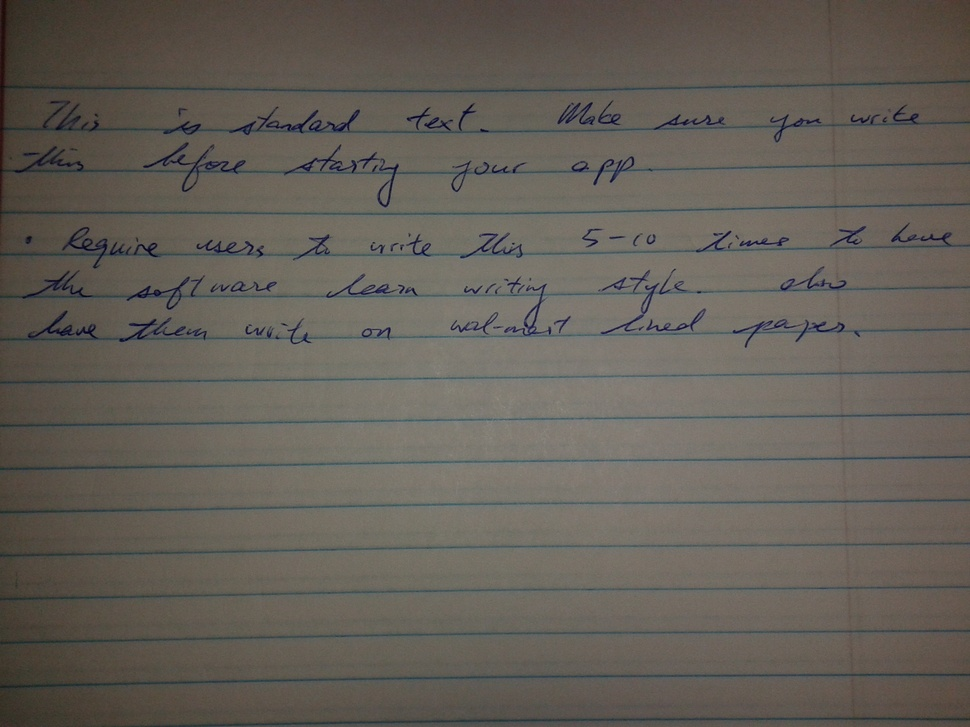
#> input picture src/test/resources/img/sample.jpg, 970 x 727 px, shrunk from 2560 x 1920 before the run
$ python test.py   (older library calls are emulated)
#> lines starting #> are read from the running program, lines starting #| are printed output that depends on the picture; after the words box and inside, x2 and y2 are one past the last pixel; in counts of white or black regions, pixels touching at a corner belong together
import numpy as np
import matplotlib
import matplotlib.pyplot as plt
from sklearn import cluster

from skimage.filters import threshold_otsu, threshold_adaptive
from skimage import data
import skimage
import skimage.measure # pooling

import scipy
#from skimage.filters import try_all_threshold

image = skimage.io.imread("../src/test/resources/img/sample.jpg")
#> image is the input picture: shape (727, 970, 3); mean R, G, B 100.3, 95.2, 87.7
#image = data.page()

def rgb2gray(rgb):
    r, g, b = rgb[:,:,0], rgb[:,:,1], rgb[:,:,2]
    gray = 0.3 * r + 0.59 * g + 0.11 * b
    return gray

image = rgb2gray(image)

global_thresh = threshold_otsu(image)
#> global_thresh = 93.31
binary_global = image > global_thresh
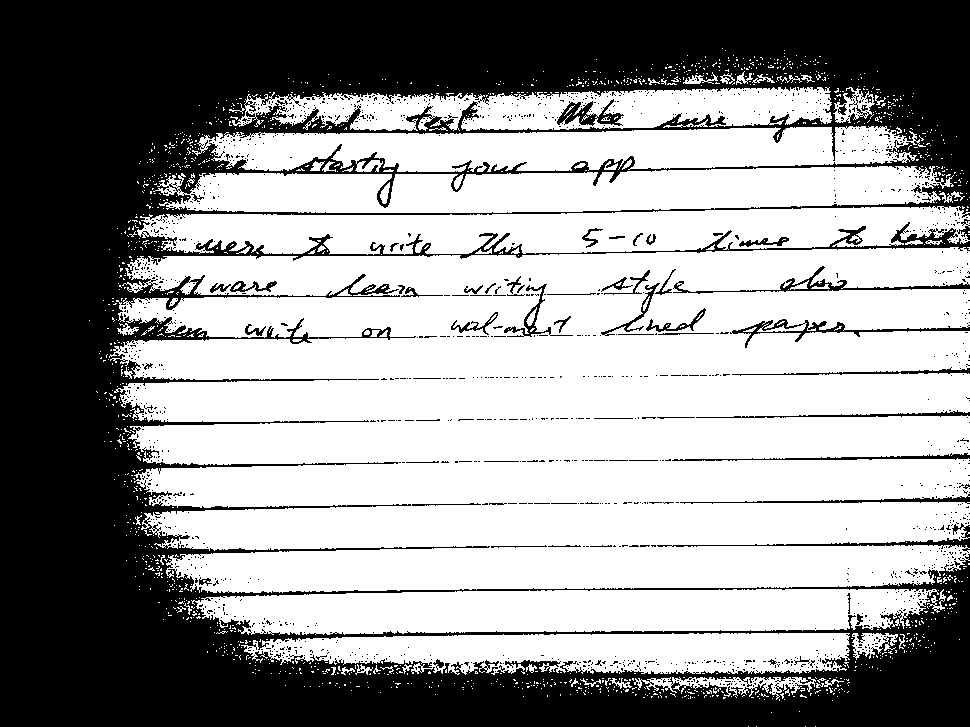
#> binary_global: shape (727, 970) bool; 58.5% white; 1486 black regions (1422 under 20 px), largest, box (x1, y1, x2, y2) and area: (0, 0, 970, 727) 278240, (730, 319, 970, 348) 1054, (673, 266, 970, 294) 1041

block_size = 35
binary_adaptive = threshold_adaptive(image, block_size, offset=10)
#> binary_adaptive: shape (727, 970) bool; 94% white; black in thin lines or dots

fig, axes = plt.subplots(nrows=3, figsize=(7, 8))
ax = axes.ravel()
plt.gray()

ax[0].imshow(image)
ax[0].set_title('Original')

ax[1].imshow(binary_global)
ax[1].set_title('Global thresholding')

ax[2].imshow(binary_adaptive)
ax[2].set_title('Adaptive thresholding')

for a in ax:
    a.axis('off')

plt.show()

### Some Edge Detector ###
Faler=np.array([ [[-1,0,1],[-1,0,1],[-1,0,1]],
                 [[1,1,1],[0,0,0],[-1,-1,-1]],
                 [[-1,-1,-1],[-1,8,-1],[-1,-1,-1]],
                 [[0,1,0],[-1,0,1],[0,-1,0]] ])

### Vertical Edge Detection ###
vert_mask = np.array([[-1,0,1],
                      [-1,0,1],
                      [-1,0,1]])
### Horizontal Edge Detection ###
hor_mask = vert_mask.T
### mode:
# same -> pad image so that output-size the same as original-size
# valid -> no padding used
v = scipy.signal.convolve2d(image, vert_mask, boundary='symm', mode='same')
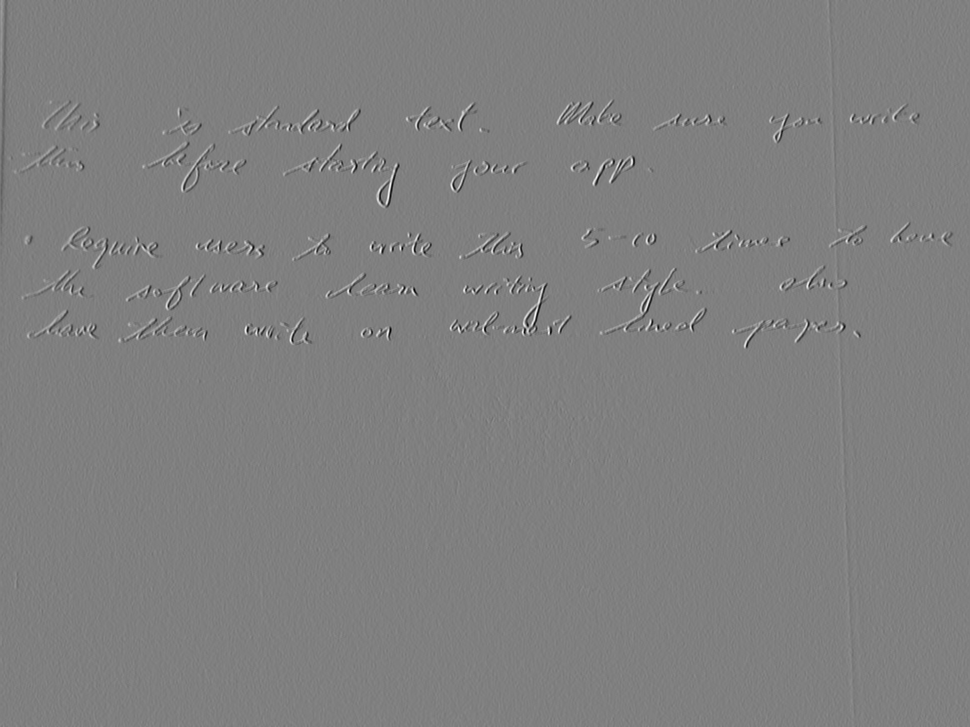
#> v: shape (727, 970) float64; min -308.2, max 305.6, mean -0.2; drawn with min black and max white
b = scipy.signal.convolve2d(image, hor_mask)
#> b: shape (729, 972) float64
plt.imshow(b)
plt.show()

plt.imshow(v)
plt.show()

plt.imshow(image)
plt.show()


pooled= skimage.measure.block_reduce(v, (5,5), np.max)
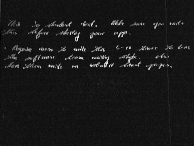
#> pooled: shape (146, 194) float64; min -15.85, max 305.6, mean 15.8; drawn with min black and max white
plt.imshow(-pooled)
plt.show()
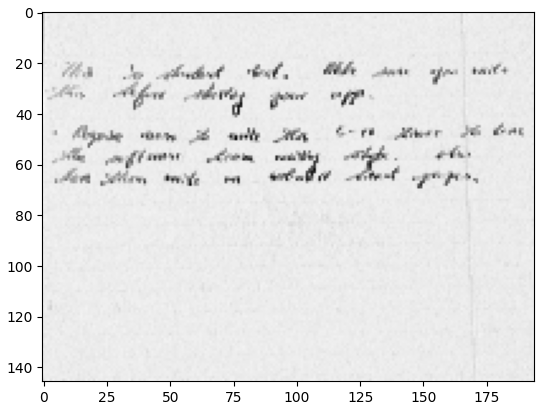
#> figure drawn by matplotlib, 1 panel


### Arthur ###
face = skimage.io.imread("img/fb_profile.jpg")
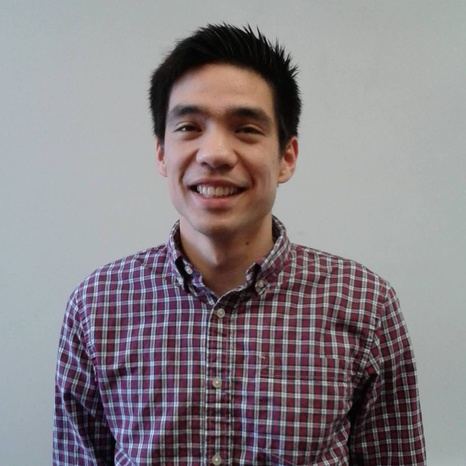
#> input picture python/img/fb_profile.jpg, 466 x 466 px, shrunk from 1229 x 1229 before the run
#> face is the input picture: shape (466, 466, 3); mean R, G, B 137.6, 131, 134.9

face_grey = rgb2gray(face)
plt.imshow(face_grey)
#plt.imshow(face)
plt.show()

### Some Edge Face ###
face_f = scipy.signal.convolve2d(face_grey, Faler[3,:,:])
plt.imshow(face_f)
plt.show()

### Vertical Edge Face ###
face_v = scipy.signal.convolve2d(face_grey, vert_mask)
plt.imshow(face_v)
plt.show()

### Horizontal Edge Face ###
face_h = scipy.signal.convolve2d(face_grey, hor_mask)
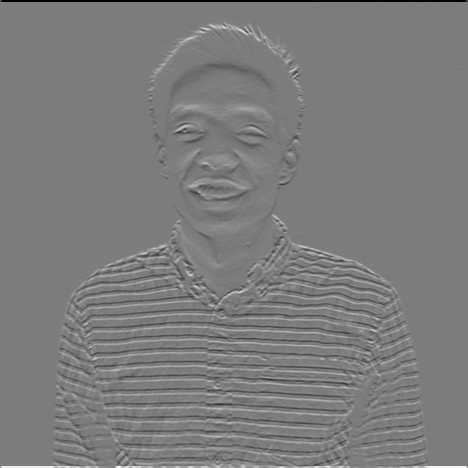
#> face_h: shape (468, 468) float64; min -533.7, max 558.3, mean 0; drawn with min black and max white
plt.imshow(face_h)
plt.show()

### Pool ###
face_pool = skimage.measure.block_reduce(face_h, (10,10), np.max)
plt.imshow(face_pool)
plt.show()

### Pool, then edge ###
face_ph = skimage.measure.block_reduce(face_grey, (10,10), np.max)
face_ph = scipy.signal.convolve2d(face_ph, hor_mask)
#> face_ph: shape (49, 49) float64
plt.imshow(face_ph)
plt.show()

### Kmeans ###
face_mat = np.reshape(face, (np.prod(face.shape[:2]), face.shape[-1]))
km = cluster.KMeans(n_clusters=4).fit(face_mat)
face_clus = np.uint8(np.reshape(km.cluster_centers_[km.labels_,:], face.shape))
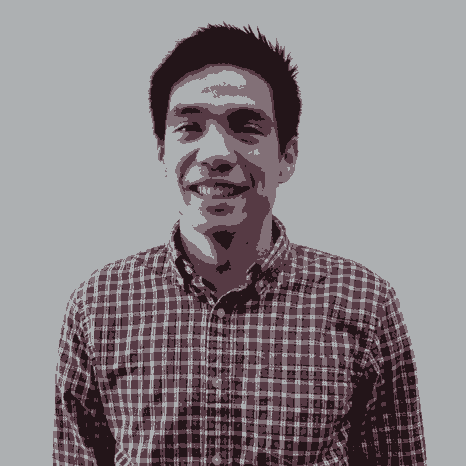
#> face_clus: shape (466, 466, 3); mean R, G, B 137.4, 130.5, 134.7

plt.imshow(face_clus)
plt.show()
